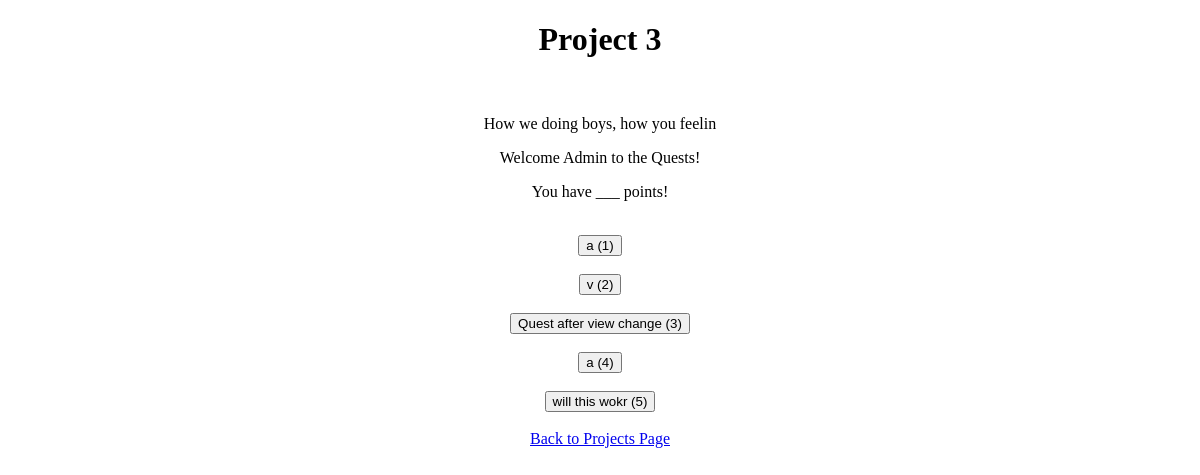
Screenshot of /quest/admin_home_view_only/14 with the database file from the repository.
### quest_extension/models.py (models this page shows)
class Project(models.Model):
    project_name = models.CharField(max_length=1000)
    project_description = models.CharField(max_length=1000)
    project_random_phrase = models.CharField(max_length = 255)
    project_editable = models.BooleanField()

class Quest(models.Model):
    project = models.ForeignKey(Project, on_delete=models.CASCADE)
    quest_name = models.CharField(max_length=250)
    quest_description = models.CharField(max_length=1000, blank=True, null=True)
    quest_points_earned = models.IntegerField()
    deleted = models.BooleanField(default=False)
    time_modified = models.DateTimeField(auto_now=True)
    quest_path_number = models.IntegerField()

### quest_extension/views.py (the view)
# urls.py: path('admin_home_view_only/<project_id>', views.get_admin_home_view_only),
def get_admin_home_view_only(request, project_id):
    current_project = Project.objects.get(id = project_id)
    quests = Quest.objects.filter(project = current_project).order_by('quest_path_number')
    context = {'quests':quests, 'current_project': current_project}
    return render(request, 'quest_extension/admin_home_view_only.html', context)

### quest_extension/templates/quest_extension/admin_home_view_only.html
{% extends 'quest_extension/admin_home_base.html' %}
{% block redirect_to_quest_page %}
    {% for quest in quests %}
        <br>
        <form method='GET' action='/quest/admin_quest_page_view_only/{{quest.id}}'>
            <button type='submit'>{{quest.quest_name}} ({{quest.quest_path_number }})</button>
        </form>
    {% endfor %}
{% endblock %}

### quest_extension/templates/quest_extension/admin_home_base.html (shortened to what this page needs)
{% load static %}
<!DOCTYPE html>
<html lang="en">
    <head>
    <link rel="stylesheet" type="text/css" href="{% static 'quest_extension/admin_home_base_style.css' %}">
    </head>
    <body>
    <div class='not_in_container'>
        <h1>{{ current_project.project_name}}</h1>
    </div>
    <div class='container'>
        <div id='my-text-area'>
            <html> {{ current_project.project_description|safe }} </html>
         </div>
    </div>
    <div class='not_in_container'>
        <p>Welcome Admin to the Quests!</p>
        <p>You have ___ points!</p>
        {% block redirect_to_quest_page %}
        {% endblock %}
        <br>
        <a href= '/quest/admin_project_page'>Back to Projects Page</a>
    </div>
    </body>
</html>

### quest_extension/static/quest_extension/admin_home_base_style.css (style rules this page uses)
.not_in_container { text-align: center; }
.container { padding-top: 3%; text-align: center; width: 100%; }
#my-text-area { display: inline-block; width: 700px; }

### rows the page displays
Project: project_name "Project 3", project_description "How we doing boys, how you feelin"
Quest: quest_name "a", quest_path_number "1"
Quest: quest_name "v", quest_path_number "2"
Quest: quest_name "Quest after view change", quest_path_number "3"
Quest: quest_name "a", quest_path_number "4"
Quest: quest_name "will this wokr", quest_path_number "5"
